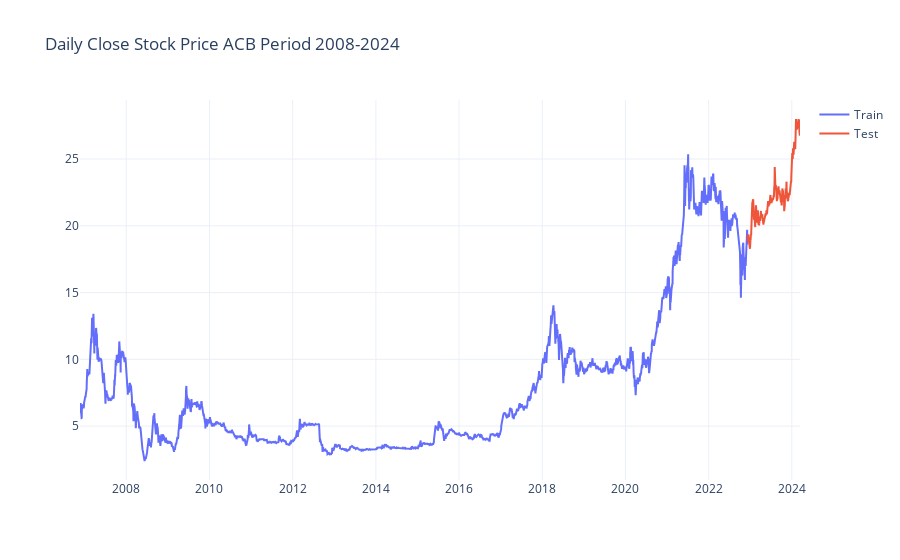

Notebook code for this chart:
### Code cell
pio.templates.default = "plotly_white"

st_fig = go.Figure()

line1 = go.Scatter(x = train['Date'], y = train['Close'], mode = 'lines', name = 'Train')
line2 = go.Scatter(x = test['Date'], y = test['Close'], mode = 'lines', name= 'Test')

st_fig.add_trace(line1)
st_fig.add_trace(line2)
st_fig.update_layout(title='Daily Close Stock Price ACB Period 2008-2024')
st_fig.show()

### Figure 1 — Plotly figure (JSON) as saved in the notebook; plotly's stock layout.template omitted (floating-point values rounded to 4 significant figures; data arrays with more than 128 entries replaced by an {"elided": "..."} marker saying what was removed)
{"data": [{"mode": "lines", "name": "Train", "type": "scatter", "x": {"elided": "4000 str values"}, "y": {"elided": "4000 float values"}}, {"mode": "lines", "name": "Test", "type": "scatter", "x": {"elided": "312 str values"}, "y": {"elided": "312 float values"}}], "layout": {"title": {"text": "Daily Close Stock Price ACB Period 2008-2024"}}}
